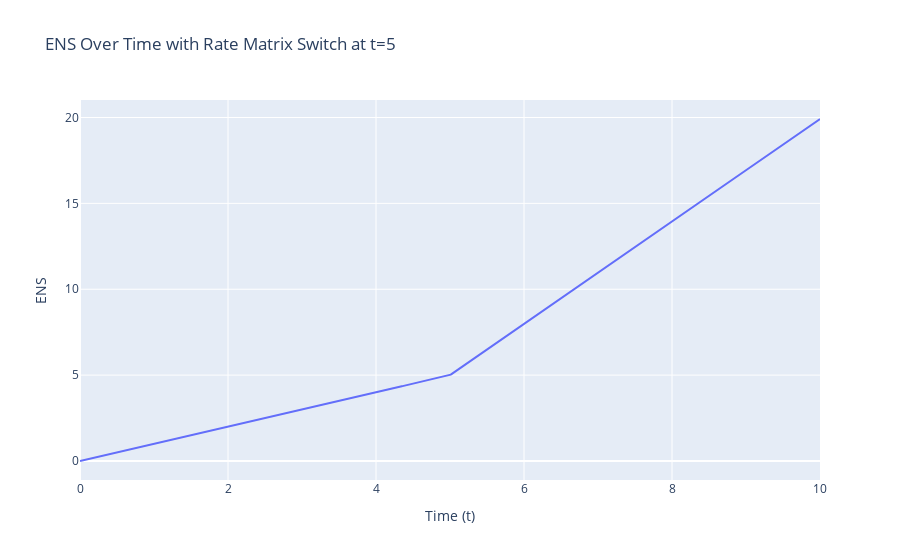

Notebook source saved alongside this figure:
### Code cell
# Ploting the ENS over time with rate matrix switch in the middle
t_range =  np.linspace(0, 10, 999)
t1 = 5  #The time point that change the rate matrix

# Generate ENS values
ens_values = generate_ENS(Q5, Q6, t_range, t1)

# Create the plot
fig_ = px.line(x=t_range, y=ens_values, labels={'x': 'Time (t)', 'y': 'ENS'}, title='ENS Over Time with Rate Matrix Switch at t=5')

# Show the plot
fig_.show()

### Figure 1 — Plotly figure (JSON) as saved in the notebook; plotly's stock layout.template omitted (floating-point values rounded to 4 significant figures; data arrays with more than 128 entries replaced by an {"elided": "..."} marker saying what was removed)
{"data": [{"hovertemplate": "Time (t)=%{x}<br>ENS=%{y}<extra></extra>", "legendgroup": "", "line": {"color": "#636efa", "dash": "solid"}, "marker": {"symbol": "circle"}, "mode": "lines", "name": "", "orientation": "v", "showlegend": false, "type": "scatter", "x": {"elided": "999 float values"}, "xaxis": "x", "y": {"elided": "999 float values"}, "yaxis": "y"}], "layout": {"legend": {"tracegroupgap": 0}, "title": {"text": "ENS Over Time with Rate Matrix Switch at t=5"}, "xaxis": {"anchor": "y", "domain": [0, 1], "title": {"text": "Time (t)"}}, "yaxis": {"anchor": "x", "domain": [0, 1], "title": {"text": "ENS"}}}}
